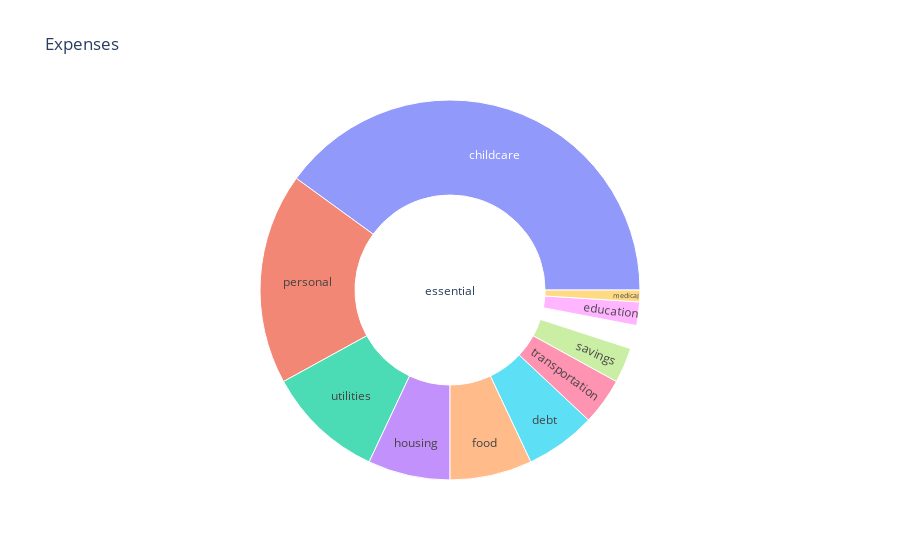

The notebook cell this image was saved under:
### Code cell
data = dict(
    character= inside,
    parent = outside,
    value= nums)

fig =px.sunburst(
    data,
    names='character',
    parents='parent',
    values='value',
    title = 'Expenses'
)
fig.show()

### Figure 1 — Plotly figure (JSON) as saved in the notebook; plotly's stock layout.template omitted (floating-point values rounded to 4 significant figures)
{"data": [{"domain": {"x": [0, 1], "y": [0, 1]}, "hovertemplate": "character=%{label}<br>value=%{value}<br>parent=%{parent}<extra></extra>", "labels": ["savings", "savings", "debt", "housing", "transportation", "food", "utilities", "medical", "education", "childcare", "personal"], "name": "", "parents": ["essential", "essential", "essential", "essential", "essential", "essential", "essential", "essential", "essential", "essential", "essential"], "type": "sunburst", "values": [2, 3, 6, 7, 4, 7, 10, 1, 2, 40, 18]}], "layout": {"legend": {"tracegroupgap": 0}, "title": {"text": "Expenses"}}}
